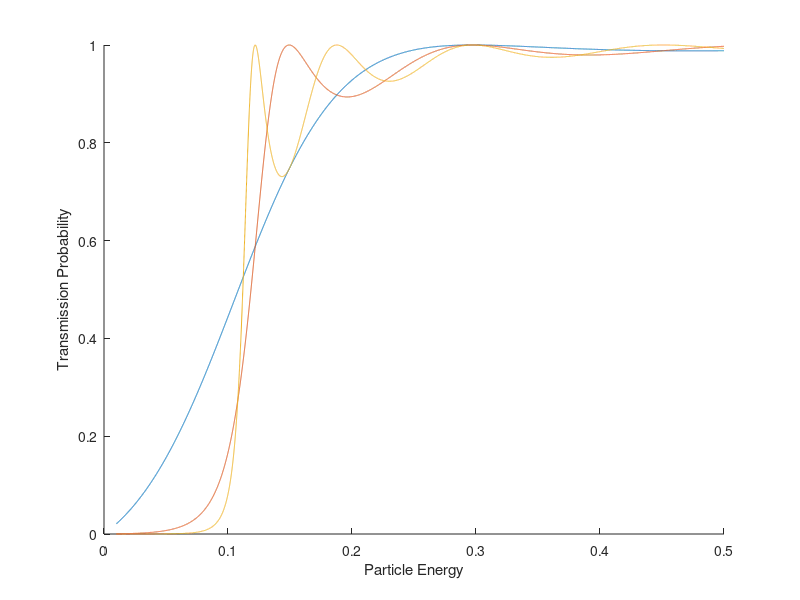

Recreate this plot in MATLAB.
clear
%Situation Setup ----------------------------------------------------------
%A Single Particle introduced in the positive direction to a single step
%barrier of height V and width L, the units have been arbitraily applied to
%test
%Constants ----------------------------------------------------------------
hBar = 1;
N = 15000; %Energy steps
M = 3; %Number of differnt lengths for the barrier to be tested at
barrierMin = 5; %Minimum length for the barrier
barrierMax = 15; %Maximum length for the barrier
%Barrier Properties -------------------------------------------------------
V = 0.1; %Barrier Height eV
L = linspace(barrierMin,barrierMax,M);
%Particle Properties ------------------------------------------------------
E = linspace(0.01,0.5, N); %Incident particle energies eV
m = 1; %Mass taken as 1

%Calculation --------------------------------------------------------------

figure;
hold on
AP1 = 1;
AN3 = 0;
T = zeros(1,length(E));
for r = 1:length(L)
    for n = 1:length(E)
        k1 = sqrt(2*m*E(n))/hBar;
        k2 = sqrt(2*m*(E(n) - V))/hBar;
        k3 = k1;
        %Define Diffraction and Propogation Matrices
        D2 = 0.5 * [(1+k2/k1) (1-k2/k1); (1-k2/k1) (1+k2/k1)];
        P2 = [exp(-1i*k2*L(r)) 0; 0 exp(1i*k2*L(r))];
        D3 = 0.5 * [(1+k3/k2) (1-k3/k2); (1-k3/k2) (1+k3/k2)];

        Q = D2 * P2 * D3; %Transfer Matrix

        AP3 = 1/Q(1,1); 
        AP1 = Q(2,1)*AP3;

        T(n) = abs(AP3)^2; %Transmission probability
    end
    plot(E, T)
    ylabel('Transmission Probability')
    xlabel('Particle Energy')
end 

